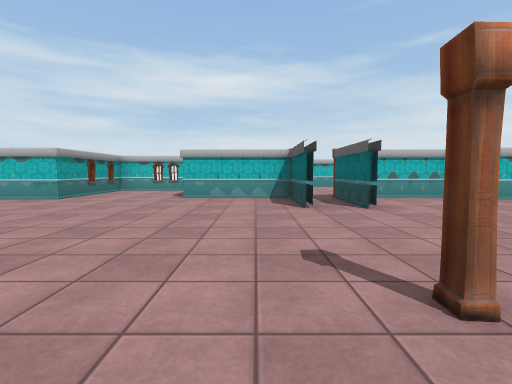
view 1 (above)

24 first-person views from a walk through a 3-D level made in the Unity game engine. The camera is 1.2 m above the floor, tilts 4° down and sees 85° across. The floor is counted in squares, 2 m on a side. Each view is taken from the middle of a square. On the plan, view 1 faces up. The plan holds only what a view shows up to about 9 squares ahead; the rest is blank. The place goes on beyond the plan. Some surface patterns are stand-ins.

view 2
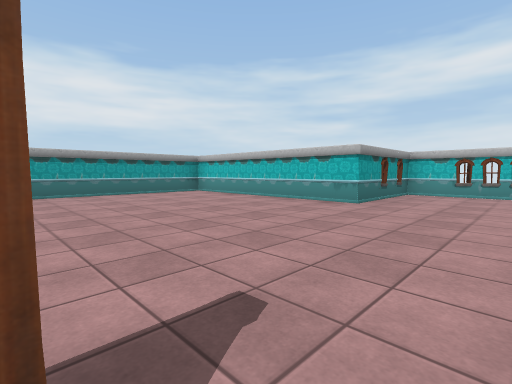

view 3
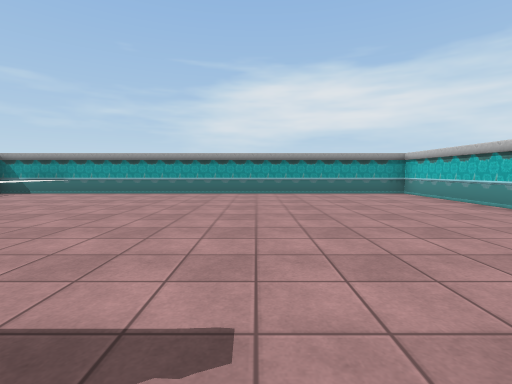

view 4
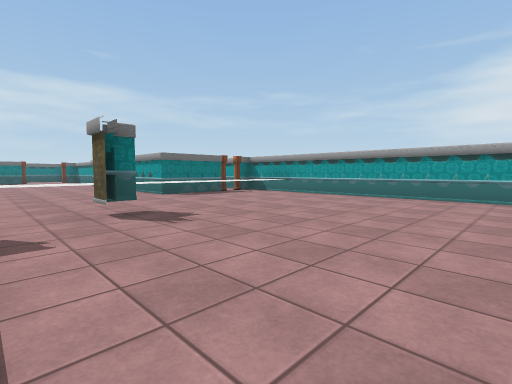

view 5
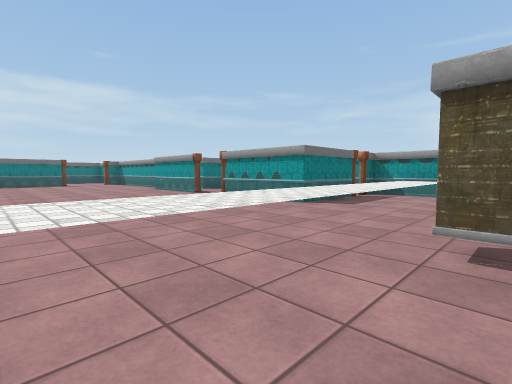

view 6
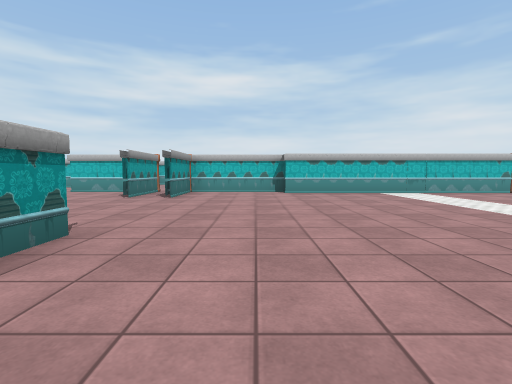

view 7
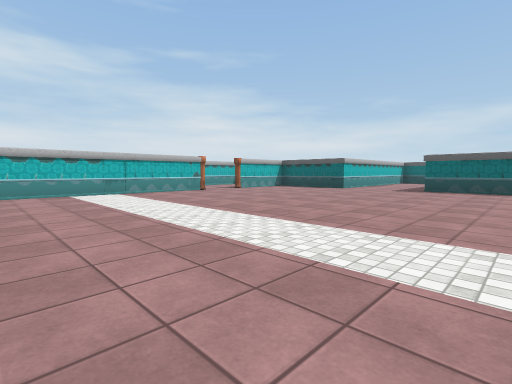

view 8
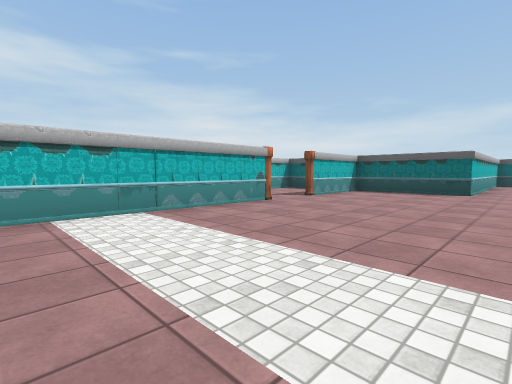

view 9
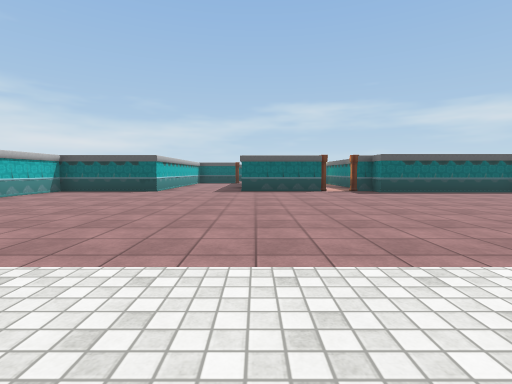

view 10
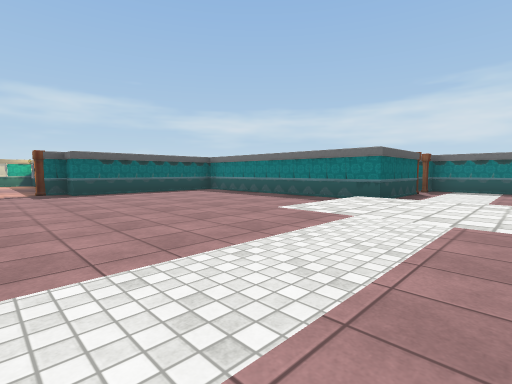

view 11
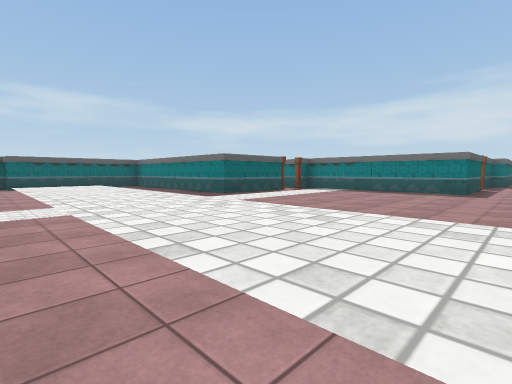

view 12
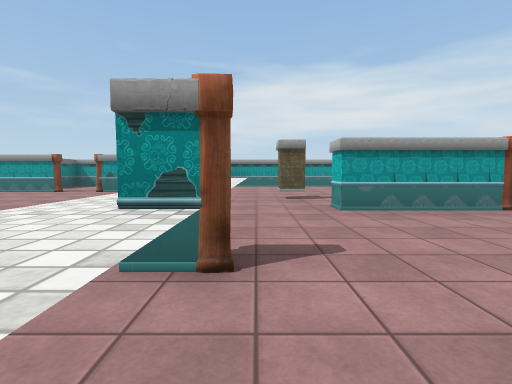

view 13
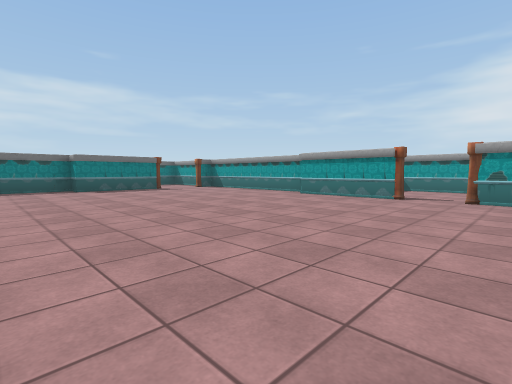

view 14
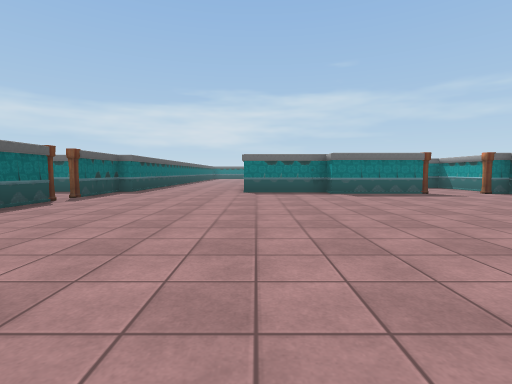

view 15
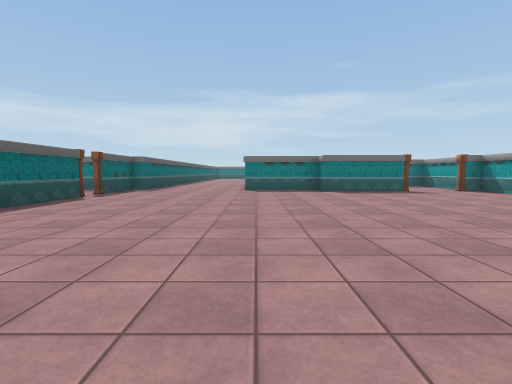

view 16
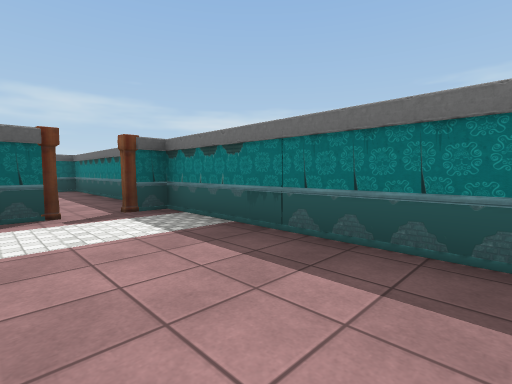

view 17
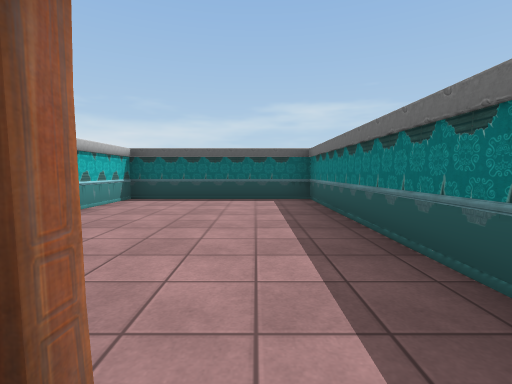

view 18
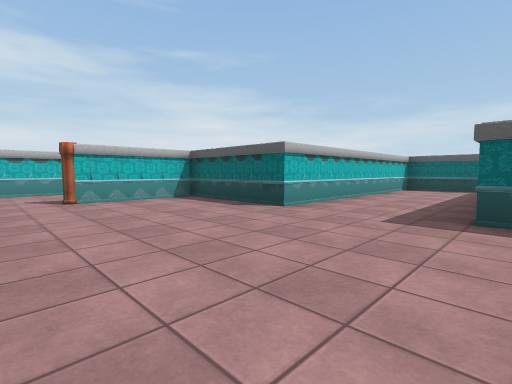

view 19
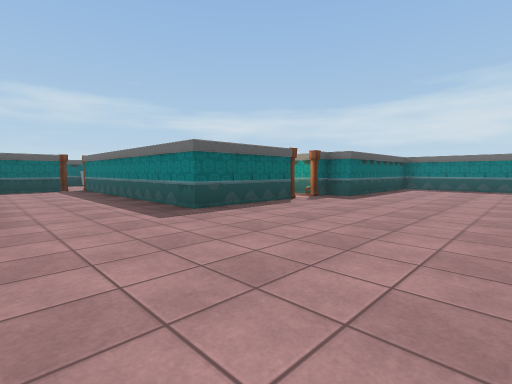

view 20
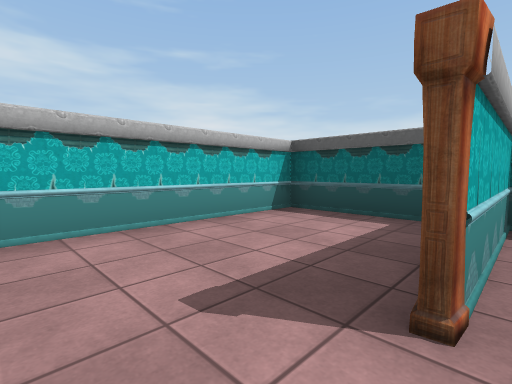

view 21
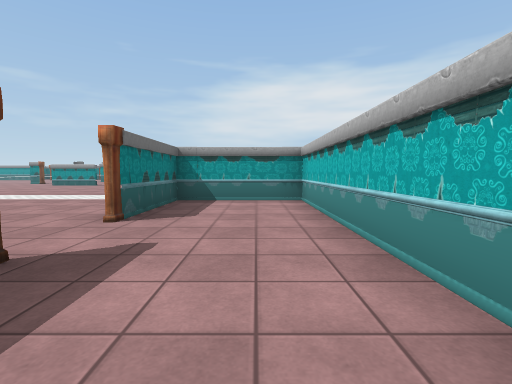

view 22
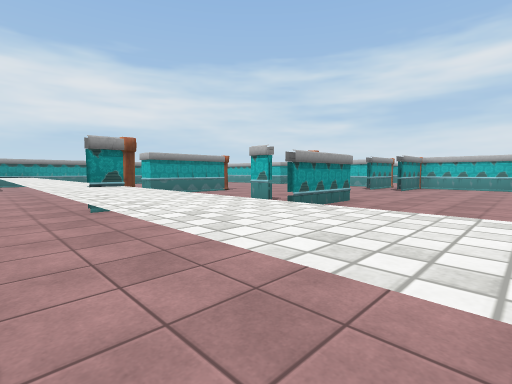

view 23
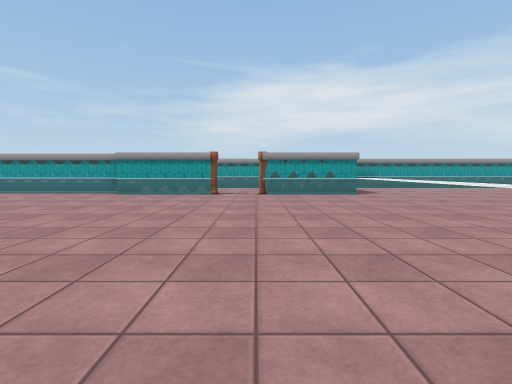

view 24
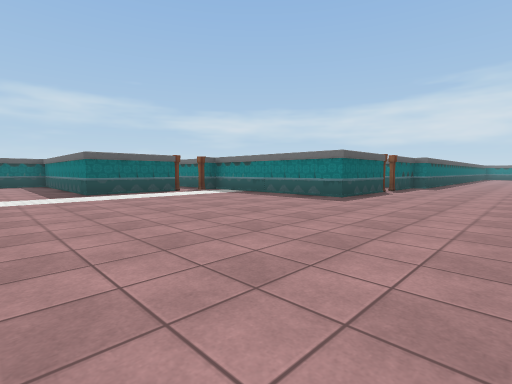

### Floor plan
Key: @ floor where view 1 was taken; # wall or solid block; x gap in a wall; . floor; ^ raised ledge; O other object.
Columns run from 10 left of view 1 to 23 right of it. Each row starts with its distance up from view 1.
 10      ####
  9      #..#          ########
  8      #..#          #......#
  7 ######..############......#
  6 #..........##......###..###
  5 #..........##.............#
  4 #.........................########
  3 #................................#
  2 #................................#
  1 #......#...#.....................x
  0 #......#..@.#............. ## ##
 -1 #......#...##.............
 -2 #......#....  . ..........x
 -3 #.........................##
 -4 ^^^^^^^^^^^^^^^^^^^.......O#
 -5 ####............ .........##
 -6 #  #...... ...............#
 -7 #  #......................#
 -8 #..x...............########
 -9 #..x...............#  ....#
-10 #  #...............#......#
-11    #......................#
-12    #..........####.#......#
-13    #..........#  ##########
-14    #..........#
-15    #..........#
-16    #..........#
-17    #..###.....#
-18    #.   ###...#

Positions as (right, up) in squares from view 1, and headings:
1: (0, 0), facing up
2: (-2, 1), facing up-left
3: (-2, 2), facing left
4: (-3, 2), facing down-left
5: (-2, -2), facing down-left
6: (4, -2), facing up
7: (6, -2), facing up-right
8: (7, 2), facing up-right
9: (7, 0), facing right
10: (7, -2), facing down-right
11: (3, -3), facing down-right
12: (2, -3), facing left
13: (0, -7), facing down-left
14: (0, -9), facing down
15: (0, -8), facing down
16: (5, -10), facing down-right
17: (9, -11), facing right
18: (12, 0), facing up-right
19: (12, 3), facing down-right
20: (12, 6), facing up-right
21: (15, 8), facing left
22: (5, -5), facing up-left
23: (1, -8), facing left
24: (1, -6), facing down-right
